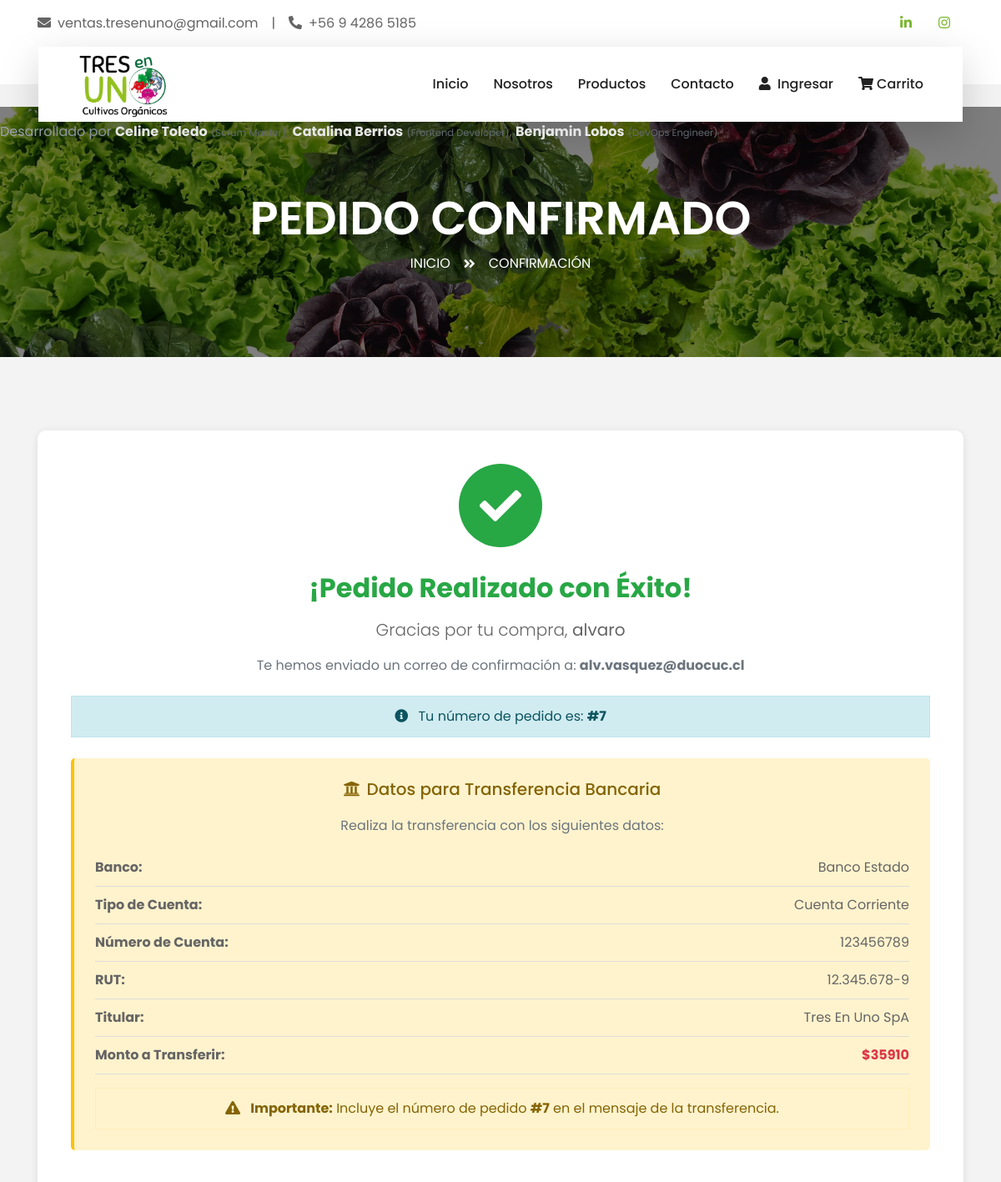
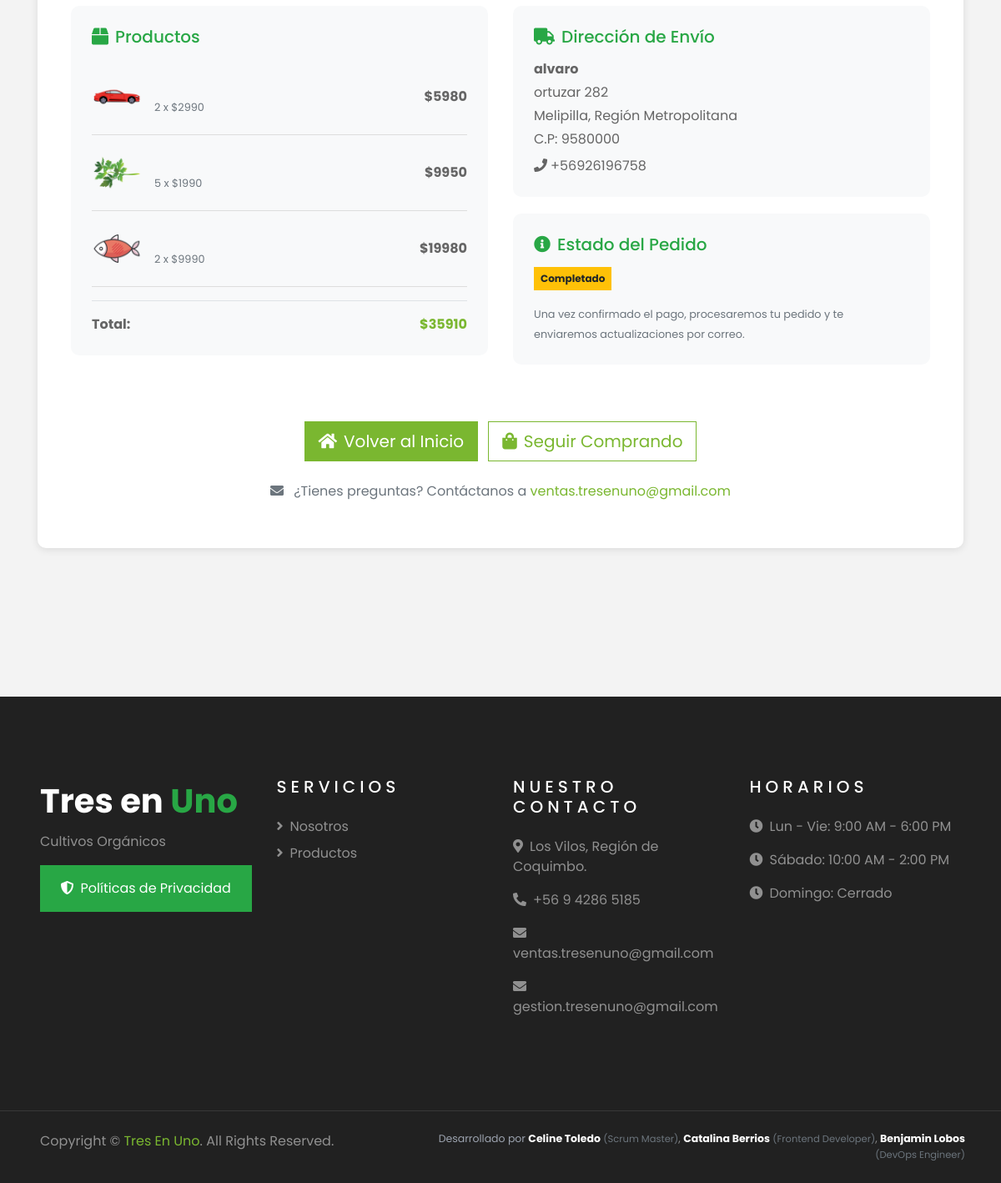
/pedido-confirmado/7/, run on the app's committed database (2 pictures, top to bottom).
### miapp/models.py (models this page shows, shortened)
class Pedido(models.Model):
    ESTADOS = [
        ('pendiente_pago', 'Pendiente de Pago'),
        ('pagado', 'Pagado'),
        ('preparando', 'Preparando Envío'),
        ('enviado', 'Enviado'),
        ('completado', 'Completado'),
        ('cancelado', 'Cancelado'),
    ]
    METODOS_PAGO = [
        ('transferencia', 'Transferencia Bancaria'),
        ('webpay', 'Webpay'),
        ('efectivo', 'Efectivo'),
    ]
    fecha_pedido = models.DateTimeField(auto_now_add=True, verbose_name="Fecha del pedido")
    total_pedido = models.DecimalField(
        max_digits=10,
        decimal_places=2,
        verbose_name="Total del pedido"
    )
    estado_pedido = models.CharField(
        max_length=50,
        choices=ESTADOS,
        default='pendiente_pago',
        db_index=True,
        verbose_name="Estado del pedido"
    )
    metodo_pago = models.CharField(
        max_length=50,
        choices=METODOS_PAGO,
        default='transferencia',
        verbose_name="Método de pago"
    )
    usuario = models.ForeignKey(
        settings.AUTH_USER_MODEL,
        on_delete=models.SET_NULL,
        null=True,
        blank=True,
        related_name='pedidos',
        verbose_name="Usuario"
    )
    nombre_cliente = models.CharField(max_length=255, verbose_name="Nombre del cliente")
    correo_cliente = models.EmailField(verbose_name="Correo del cliente")
    telefono_cliente = models.CharField(max_length=20, verbose_name="Teléfono del cliente")
    direccion = models.CharField(max_length=500, verbose_name="Dirección")
    region = models.CharField(max_length=100, verbose_name="Región")
    comuna = models.CharField(max_length=100, verbose_name="Comuna")
    codigo_postal = models.CharField(
        max_length=20,
        blank=True,
        verbose_name="Código postal"
    )
    referencia_direccion = models.TextField(
        blank=True,
        verbose_name="Referencia",
        help_text="Referencias adicionales para encontrar la dirección"
    )
    notas_pedido = models.TextField(
        blank=True,
        verbose_name="Notas del pedido",
        help_text="Notas o comentarios del cliente"
    )
    fecha_pago = models.DateTimeField(null=True, blank=True, verbose_name="Fecha de pago")
    fecha_envio = models.DateTimeField(null=True, blank=True, verbose_name="Fecha de envío")
    fecha_entrega = models.DateTimeField(null=True, blank=True, verbose_name="Fecha de entrega")
    numero_seguimiento = models.CharField(
        max_length=100,
        blank=True,
        verbose_name="Número de seguimiento",
        help_text="Número de seguimiento del envío"
    )
    class Meta:
        db_table = 'pedidos'
        verbose_name = 'Pedido'
        verbose_name_plural = 'Pedidos'
        ordering = ['-fecha_pedido']
        indexes = [
            models.Index(fields=['-fecha_pedido']),
            models.Index(fields=['estado_pedido']),
            models.Index(fields=['usuario', '-fecha_pedido']),
        ]

class DetallePedido(models.Model):
    pedido = models.ForeignKey(
        Pedido,
        on_delete=models.CASCADE,
        related_name='detalles',
        verbose_name="Pedido"
    )
    producto = models.ForeignKey(
        Producto,
        on_delete=models.PROTECT,  # PROTECT para mantener histórico
        related_name='detalles_pedido',
        verbose_name="Producto"
    )
    cantidad = models.IntegerField(verbose_name="Cantidad")
    precio_compra = models.DecimalField(
        max_digits=10,
        decimal_places=2,
        verbose_name="Precio de compra",
        help_text="Precio al momento de la compra (snapshot)"
    )
    class Meta:
        db_table = 'detalle_pedidos'
        verbose_name = 'Detalle de pedido'
        verbose_name_plural = 'Detalles de pedidos'
        indexes = [
            models.Index(fields=['pedido']),
            models.Index(fields=['producto']),
        ]
    @property
    def subtotal(self):
        return self.cantidad * self.precio_compra

class Producto(models.Model):
    UNIDADES_MEDIDA = [
        ('unidad', 'Unidad'),
        ('kg', 'Kilogramo'),
        ('gr', 'Gramo'),
        ('lt', 'Litro'),
        ('ml', 'Mililitro'),
        ('paquete', 'Paquete'),
        ('caja', 'Caja'),
    ]
    nombre = models.CharField(
        max_length=100,
        db_index=True,
        verbose_name="Nombre del producto"
    )
    descripcion = models.TextField(
        max_length=500,
        verbose_name="Descripción"
    )
    precio_unitario = models.DecimalField(
        max_digits=10,
        decimal_places=2,
        verbose_name="Precio unitario",
        help_text="Precio en pesos chilenos"
    )
    unidad_medida = models.CharField(
        max_length=20,
        choices=UNIDADES_MEDIDA,
        default='unidad',
        verbose_name="Unidad de medida"
    )
    stock_disponible = models.IntegerField(
        default=0,
        verbose_name="Stock disponible",
        help_text="Cantidad disponible en inventario"
    )
    categoria = models.ForeignKey(
        Categoria,
        on_delete=models.PROTECT,  # PROTECT en lugar de CASCADE
        related_name='productos',
        verbose_name="Categoría"
    )
    imagen = models.ImageField(
        upload_to='productos/',  # Guarda directamente en productos/
        null=True,
        blank=True,
        verbose_name="Imagen del producto",
        help_text="Imagen principal del producto"
    )
    activo = models.BooleanField(
        default=True,
        verbose_name="Activo",
        help_text="Indica si el producto está activo para venta"
    )
    fecha_creacion = models.DateTimeField(auto_now_add=True, verbose_name="Fecha de creación")
    fecha_modificacion = models.DateTimeField(auto_now=True, verbose_name="Última modificación")
    class Meta:
        db_table = 'productos'
        verbose_name = 'Producto'
        verbose_name_plural = 'Productos'
        ordering = ['-fecha_creacion']
        indexes = [
            models.Index(fields=['nombre']),
            models.Index(fields=['categoria', 'activo']),
            models.Index(fields=['-fecha_creacion']),
        ]

### miapp/views.py (the view)
# urls.py: path('pedido-confirmado/<int:pedido_id>/', views.confirmacion_pedido, name='confirmacion_pedido'),
def confirmacion_pedido(request, pedido_id):
    pedido = get_object_or_404(Pedido, pk=pedido_id)
    detalles = pedido.detalles.all()
    detalles_con_subtotal = []
    for detalle in detalles:
        detalles_con_subtotal.append({
            'detalle': detalle,
            'subtotal': detalle.subtotal
        })
    contexto = {
        'pedido': pedido,
        'detalles': detalles,
        'detalles_con_subtotal': detalles_con_subtotal,
    }
    return render(request, 'miapp/confirmacion_pedido.html', contexto)

### miapp/templates/miapp/confirmacion_pedido.html (shortened to what this page needs)
{% load static %}
<!DOCTYPE html>
<html lang="es">
<head>
    <link href="https://cdnjs.cloudflare.com/ajax/libs/font-awesome/5.10.0/css/all.min.css" rel="stylesheet">
    <link href="{% static 'css/style.css' %}" rel="stylesheet">
</head>
<body>
    {% include 'miapp/barrabase.html' %}
    <div class="container-fluid page-header">
        <div class="container">
            <div class="d-flex flex-column align-items-center justify-content-center" style="min-height: 300px">
                <h3 class="display-4 text-white text-uppercase">Pedido Confirmado</h3>
                <div class="d-inline-flex text-white">
                    <p class="m-0 text-uppercase"><a class="text-white" href="{% url 'inicio' %}">Inicio</a></p>
                    <i class="fa fa-angle-double-right pt-1 px-3"></i>
                    <p class="m-0 text-uppercase">Confirmación</p>
                </div>
            </div>
        </div>
    </div>
    <div class="container py-5">
        <div class="confirmacion-container">
            <div class="check-icon">
                <i class="fa fa-check"></i>
            </div>
            <h2 class="text-success mb-3">¡Pedido Realizado con Éxito!</h2>
            <p class="lead">Gracias por tu compra, <strong>{{ pedido.nombre_cliente }}</strong></p>
            <p class="text-muted">Te hemos enviado un correo de confirmación a: <strong>{{ pedido.correo_cliente }}</strong></p>
            <div class="alert alert-info mt-4">
                <i class="fa fa-info-circle mr-2"></i>
                Tu número de pedido es: <strong>#{{ pedido.id }}</strong>
            </div>
            <div class="datos-transferencia">
                <h5><i class="fa fa-university mr-2"></i>Datos para Transferencia Bancaria</h5>
                <p class="text-muted mb-3">Realiza la transferencia con los siguientes datos:</p>
                <div class="dato-bancario">
                    <span><strong>Banco:</strong></span>
                    <span>Banco Estado</span>
                </div>
                <div class="dato-bancario">
                    <span><strong>Tipo de Cuenta:</strong></span>
                    <span>Cuenta Corriente</span>
                </div>
                <div class="dato-bancario">
                    <span><strong>Número de Cuenta:</strong></span>
                    <span>123456789</span>
                </div>
                <div class="dato-bancario">
                    <span><strong>RUT:</strong></span>
                    <span>12.345.678-9</span>
                </div>
                <div class="dato-bancario">
                    <span><strong>Titular:</strong></span>
                    <span>Tres En Uno SpA</span>
                </div>
                <div class="dato-bancario">
                    <span><strong>Monto a Transferir:</strong></span>
                    <span class="text-danger"><strong>${{ pedido.total_pedido|floatformat:0 }}</strong></span>
                </div>
                <div class="alert alert-warning mt-3 mb-0">
                    <i class="fa fa-exclamation-triangle mr-2"></i>
                    <strong>Importante:</strong> Incluye el número de pedido <strong>#{{ pedido.id }}</strong> en el mensaje de la transferencia.
                </div>
            </div>
            <div class="row mt-4">
                <div class="col-md-6">
                    <div class="info-box">
                        <h5><i class="fa fa-box mr-2"></i>Productos</h5>
                        {% for item in detalles_con_subtotal %}
                        <div class="producto-item">
                            {% if item.detalle.producto.imagen %}
                                <img src="{{ item.detalle.producto.imagen.url }}" alt="{{ item.detalle.producto.nombre }}">
                            {% else %}
                                <img src="{% static 'img/placeholder.png' %}" alt="Sin imagen">
                            {% endif %}
                            <div class="flex-grow-1">
                                <br>
                                <small class="text-muted">{{ item.detalle.cantidad }} x ${{ item.detalle.precio_compra|floatformat:0 }}</small>
                            </div>
                            <strong>${{ item.subtotal|floatformat:0 }}</strong>
                        </div>
                        {% endfor %}
                        <div class="d-flex justify-content-between mt-3 pt-3 border-top">
                            <strong>Total:</strong>
                            <strong class="text-primary">${{ pedido.total_pedido|floatformat:0 }}</strong>
                        </div>
                    </div>
                </div>
                <div class="col-md-6">
                    <div class="info-box">
                        <h5><i class="fa fa-truck mr-2"></i>Dirección de Envío</h5>
                        <p class="mb-1"><strong>{{ pedido.nombre_cliente }}</strong></p>
                        <p class="mb-1">{{ pedido.direccion }}</p>
                        <p class="mb-1">{{ pedido.comuna }}, {{ pedido.region }}</p>
                        {% if pedido.codigo_postal %}
                        <p class="mb-1">C.P: {{ pedido.codigo_postal }}</p>
                        {% endif %}
                        <p class="mb-0 mt-2">
                            <i class="fa fa-phone mr-1"></i>{{ pedido.telefono_cliente }}
                        </p>
                    </div>
                    <div class="info-box">
                        <h5><i class="fa fa-info-circle mr-2"></i>Estado del Pedido</h5>
                        <span class="badge badge-warning p-2">{{ pedido.get_estado_pedido_display }}</span>
                        <p class="text-muted mt-3 mb-0">
                            <small>Una vez confirmado el pago, procesaremos tu pedido y te enviaremos actualizaciones por correo.</small>
                        </p>
                    </div>
                </div>
            </div>
            <div class="mt-5">
                <a href="{% url 'inicio' %}" class="btn btn-primary btn-lg mr-2">
                    <i class="fa fa-home mr-2"></i>Volver al Inicio
                </a>
                <a href="{% url 'listar_productos' %}" class="btn btn-outline-primary btn-lg">
                    <i class="fa fa-shopping-bag mr-2"></i>Seguir Comprando
                </a>
            </div>
            <div class="mt-4">
                <p class="text-muted">
                    <i class="fa fa-envelope mr-2"></i>
                    ¿Tienes preguntas? Contáctanos a <a href="mailto:ventas.tresenuno@gmail.com">ventas.tresenuno@gmail.com</a>
                </p>
            </div>
        </div>
    </div>
    {% include 'miapp/barrabaja.html' %}
</body>
</html>

### miapp/templates/miapp/confirmacion_pedido.html (style rules this page uses)
.confirmacion-container { background: white; border-radius: 10px; padding: 40px; box-shadow: 0 2px 10px rgba(0,0,0,0.1); text-align: center; margin: 40px 0; }
.check-icon { width: 100px; height: 100px; background: #28a745; border-radius: 50%; display: flex; align-items: center; justify-content: center; margin: 0 auto 30px; animation: scaleIn 0.5s ease; }
.check-icon i { font-size: 50px; color: white; }
.info-box { background: #f8f9fa; border-radius: 10px; padding: 25px; margin: 20px 0; text-align: left; }
.info-box h5 { color: #28a745; margin-bottom: 15px; }
.datos-transferencia { background: #fff3cd; border-left: 4px solid #ffc107; padding: 25px; margin: 25px 0; border-radius: 5px; }
.datos-transferencia h5 { color: #856404; margin-bottom: 20px; }
.dato-bancario { display: flex; justify-content: space-between; padding: 10px 0; border-bottom: 1px solid #ddd; }
.producto-item { display: flex; align-items: center; padding: 15px 0; border-bottom: 1px solid #ddd; }
.producto-item img { width: 60px; height: 60px; object-fit: cover; border-radius: 5px; margin-right: 15px; }

### data on the page
Pedido: nombre_cliente "alvaro", correo_cliente "alv.vasquez@duocuc.cl", id "7", total_pedido "35910", direccion "ortuzar 282", comuna "Melipilla", region "Región Metropolitana", codigo_postal "9580000", telefono_cliente "+56926196758", estado_pedido "Completado"
DetallePedido: detalle.producto.imagen (picture), detalle.cantidad "2", detalle.precio_compra "2990", subtotal "5980"
DetallePedido: detalle.producto.imagen (picture), detalle.cantidad "5", detalle.precio_compra "1990", subtotal "9950"
DetallePedido: detalle.producto.imagen (picture), detalle.cantidad "2", detalle.precio_compra "9990", subtotal "19980"
